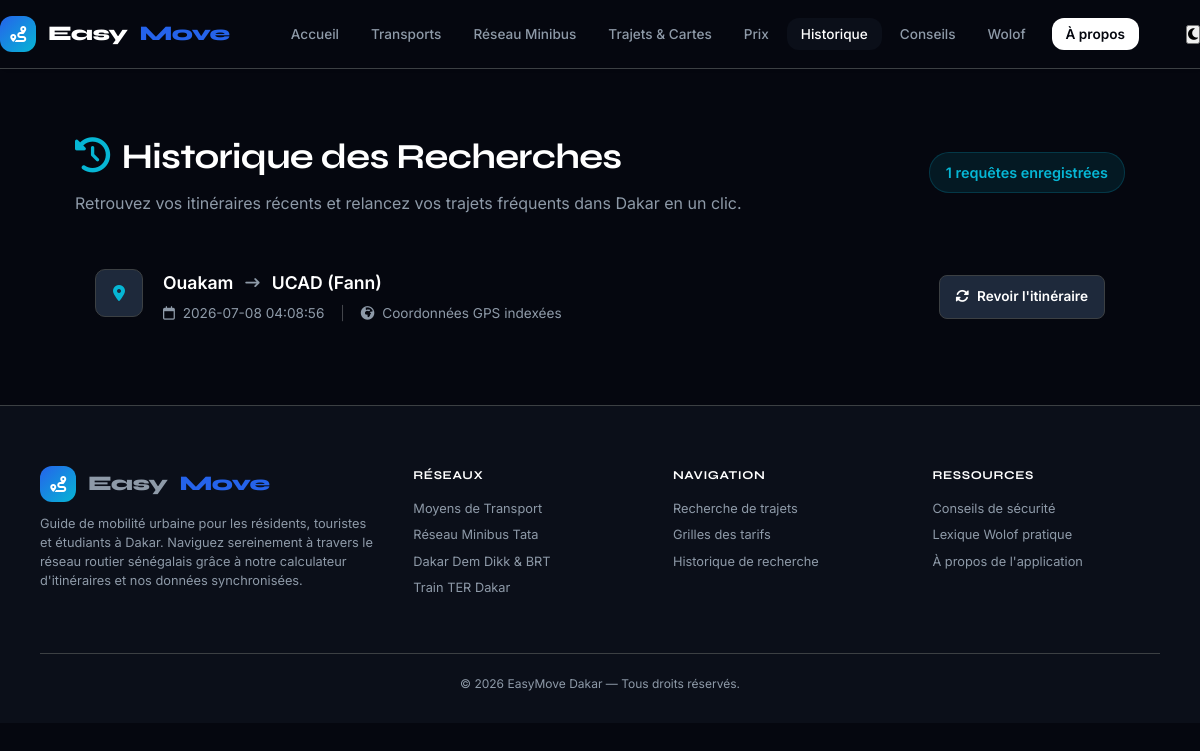
Page /historique on the earlier database version.
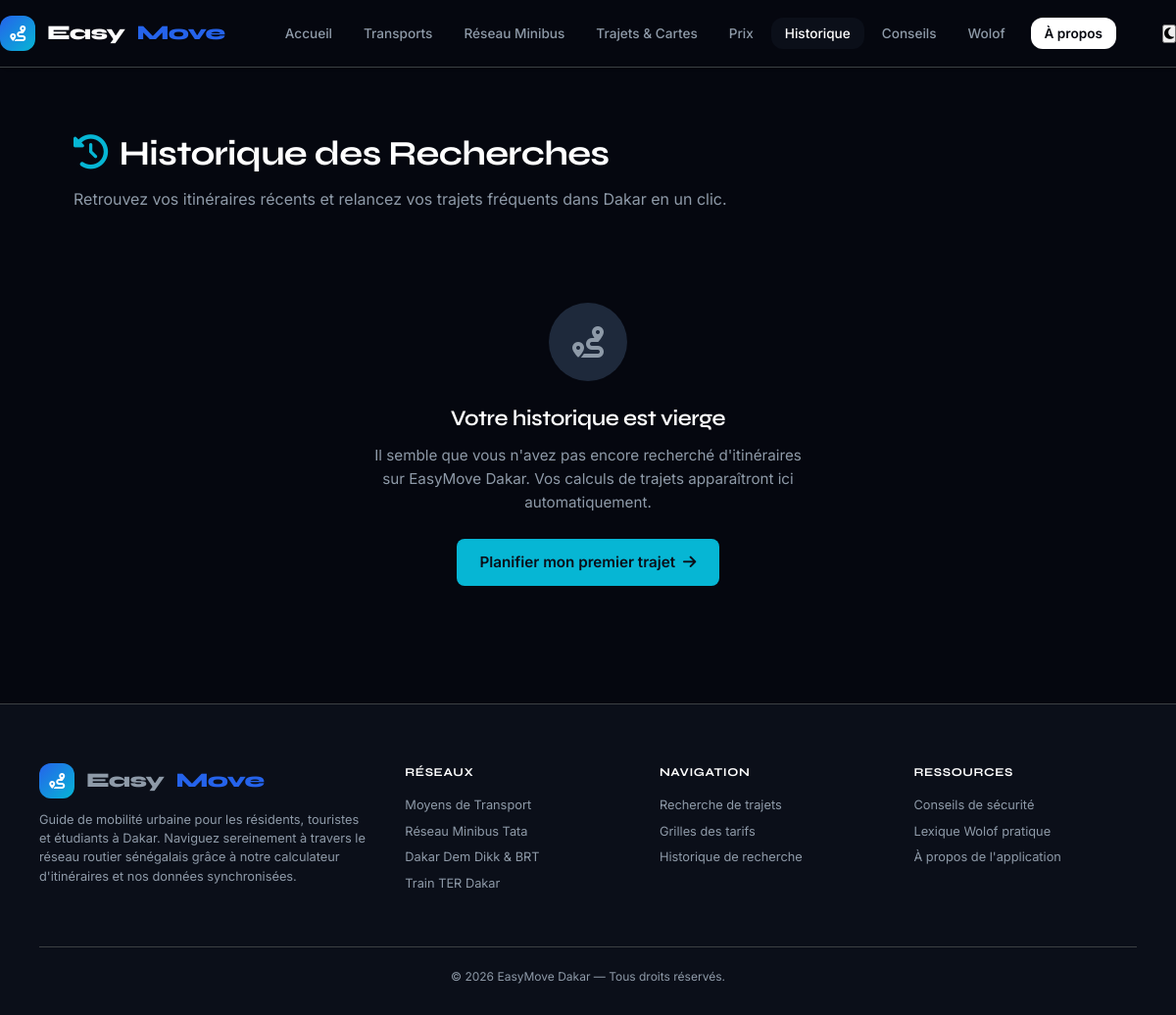
Same page on the later database version.
### tables this page shows
CREATE TABLE historique_recherches (
    id_historique       INTEGER PRIMARY KEY AUTOINCREMENT,
    adresse_depart      TEXT NOT NULL,
    adresse_arrivee     TEXT NOT NULL,
    lat_depart          REAL,
    lng_depart          REAL,
    lat_arrivee         REAL,
    lng_arrivee         REAL,
    date_recherche      DATETIME DEFAULT CURRENT_TIMESTAMP
);

### app.py (the view)
@app.route("/historique")
def historique():
    return render_template(
        "historique.html",
        historique=database.get_historique_recent(limite=50),
        active_page="historique"
    )

### database.py (called while the page is built)
def get_connection():
    conn = sqlite3.connect(DB_PATH)
    conn.row_factory = sqlite3.Row
    conn.execute("PRAGMA foreign_keys = ON")
    return conn

def get_historique_recent(limite=10):
    conn = get_connection()
    try:
        historique = conn.execute("""
            SELECT * FROM historique_recherches
            ORDER BY date_recherche DESC
            LIMIT ?
        """, (limite,)).fetchall()
    except sqlite3.OperationalError:
        historique = []
    conn.close()
    return historique

### templates/historique.html (shortened to what this page needs)
{% extends "base.html" %}
{% block content %}
<div class="container" style="padding: 40px 0; max-width: 1050px;">
    <div style="margin-bottom: 32px; display: flex; justify-content: space-between; align-items: center; flex-wrap: wrap; gap: 16px;">
        <div>
            <h1 style="font-size: 2.2rem; font-family: 'Syne', sans-serif; font-weight: 700; margin: 0; color: #FFF;">
                <i class="fa-solid fa-clock-rotate-left" style="color: var(--accent-cyan); margin-right: 12px;"></i>Historique des Recherches
            </h1>
            <p style="color: var(--text-muted); margin: 6px 0 0 0; font-size: 1rem;">
                Retrouvez vos itinéraires récents et relancez vos trajets fréquents dans Dakar en un clic.
            </p>
        </div>
        {% if historique|length > 0 %}
        <span style="background: rgba(6, 182, 212, 0.1); color: var(--accent-cyan); font-weight: 600; padding: 8px 16px; border-radius: 20px; font-size: 0.9rem; border: 1px solid rgba(6, 182, 212, 0.2);">
            {{ historique|length }} requêtes enregistrées
        </span>
        {% endif %}
    </div>
    {% if historique|length == 0 %}
    <div class="bento-card" style="text-align: center; padding: 60px 20px;">
        <div style="width: 80px; height: 80px; background: #1E293B; border-radius: 50%; display: flex; align-items: center; justify-content: center; margin: 0 auto 20px auto;">
            <i class="fa-solid fa-route" style="font-size: 2rem; color: var(--text-muted);"></i>
        </div>
        <h2 style="font-size: 1.4rem; font-weight: 600; margin-bottom: 8px; color: #FFF;">Votre historique est vierge</h2>
        <p style="color: var(--text-muted); max-width: 450px; margin: 0 auto 24px auto; font-size: 0.95rem; line-height: 1.6;">
            Il semble que vous n'avez pas encore recherché d'itinéraires sur EasyMove Dakar. Vos calculs de trajets apparaîtront ici automatiquement.
        </p>
        <a href="{{ url_for('trajets') }}" class="cta-button" style="display: inline-flex; align-items: center; gap: 8px; text-decoration: none; background: var(--accent-cyan); color: #0B0F19; padding: 12px 24px; border-radius: 8px; font-weight: 600; font-size: 0.95rem;">
            Planifier mon premier trajet <i class="fa-solid fa-arrow-right"></i>
        </a>
    </div>
    {% else %}
    <div style="display: flex; flex-direction: column; gap: 16px;">
        {% for item in historique %}
        <div class="bento-card" style="padding: 20px; transition: transform 0.2s, border-color 0.2s; display: grid; grid-template-columns: 1fr auto; align-items: center; gap: 20px;">
            <div style="display: flex; align-items: flex-start; gap: 20px;">
                <div style="background: #1E293B; border: 1px solid var(--border-color); width: 48px; height: 48px; border-radius: 10px; display: flex; align-items: center; justify-content: center; flex-shrink: 0; color: var(--text-muted);">
                    <i class="fa-solid fa-location-dot" style="color: var(--accent-cyan);"></i>
                </div>
                <div style="display: flex; flex-direction: column; gap: 6px;">
                    <div style="display: flex; align-items: center; gap: 12px; flex-wrap: wrap;">
                        <span style="font-weight: 600; font-size: 1.1rem; color: #FFF;">{{ item.adresse_depart }}</span>
                        <i class="fa-solid fa-arrow-right-long" style="color: var(--text-muted); font-size: 0.9rem;"></i>
                        <span style="font-weight: 600; font-size: 1.1rem; color: var(--accent-emerald);">{{ item.adresse_arrivee }}</span>
                    </div>
                    <div style="display: flex; align-items: center; gap: 16px; font-size: 0.85rem; color: var(--text-muted);">
                        <span>
                            <i class="fa-regular fa-calendar" style="margin-right: 4px;"></i> {{ item.date_recherche }}
                        </span>
                        {% if item.lat_depart and item.lat_arrivee %}
                        <span style="color: rgba(255,255,255,0.25);">|</span>
                        <span>
                            <i class="fa-solid fa-earth-africa" style="margin-right: 4px;"></i> Coordonnées GPS indexées
                        </span>
                        {% endif %}
                    </div>
                </div>
            </div>
            <div style="display: flex; align-items: center; gap: 12px;">
                <a href="{{ url_for('trajets') }}?auto_depart={{ item.adresse_depart }}&auto_arrivee={{ item.adresse_arrivee }}"
                   title="Relancer cette recherche d'itinéraire"
                   style="background: #1E293B; border: 1px solid var(--border-color); color: #FFF; padding: 10px 16px; border-radius: 8px; font-weight: 600; font-size: 0.85rem; text-decoration: none; display: flex; align-items: center; gap: 8px; transition: all 0.2s;">
                    <i class="fa-solid fa-rotate"></i> Revoir l'itinéraire
                </a>
            </div>
        </div>
        {% endfor %}
    </div>
    {% endif %}
</div>
{% endblock %}

### templates/base.html (shortened to what this page needs)
<!DOCTYPE html>
<html lang="fr">
<head>
    <link rel="stylesheet" href="https://cdnjs.cloudflare.com/ajax/libs/font-awesome/6.4.0/css/all.min.css">
    <link rel="stylesheet" href="https://unpkg.com/leaflet@1.9.4/dist/leaflet.css"
 />
    <link rel="stylesheet" href="{{ url_for('static', filename='css/style.css') }}">
</head>
<body class = dark-mode>
    <nav class="navbar">
        <div class="navbar-inner">
            <a href="{{ url_for('accueil') }}" class="logo">
                <div class="logo-icon"><i class="fa-solid fa-route"></i></div>
                Easy<em>Move</em>
            </a>
            <ul class="nav-links">
                <li><a href="{{ url_for('accueil') }}" class="{{ 'active' if active_page == 'accueil' }}">Accueil</a>
                </li>
                <li><a href="{{ url_for('transports') }}"
                        class="{{ 'active' if active_page == 'transports' }}">Transports</a></li>
                <li><a href="{{ url_for('minibus') }}" class="{{ 'active' if active_page == 'minibus' }}">Réseau
                        Minibus</a></li>
                <li><a href="{{ url_for('trajets') }}" class="{{ 'active' if active_page == 'trajets' }}">Trajets &amp;
                        Cartes</a></li>
                <li><a href="{{ url_for('prix') }}" class="{{ 'active' if active_page == 'prix' }}">Prix</a></li>
                <li><a href="{{ url_for('historique') }}"
                        class="{{ 'active' if active_page == 'historique' }}">Historique</a></li>
                <li><a href="{{ url_for('conseils') }}" class="{{ 'active' if active_page == 'conseils' }}">Conseils</a>
                </li>
                <li><a href="{{ url_for('wolof') }}" class="{{ 'active' if active_page == 'wolof' }}">Wolof</a></li>
                <li><a href="{{ url_for('apropos') }}" class="nav-cta {{ 'active' if active_page == 'apropos' }}">À
                        propos</a></li>
            </ul>
            <button id="theme-toggle" class="nav-cta" style="cursor:pointer;">
                <i class="fa-solid fa-moon"></i>
            </button>
        </div>
    </nav>
    <main class="main-content">
        {% block content %}{% endblock %}
    </main>
    <footer>
        <div class="container">
            <div class="footer-grid">
                <div class="footer-brand">
                    <div class="logo">
                        <div class="logo-icon"><i class="fa-solid fa-route"></i></div>
                        Easy<em>Move</em>
                    </div>
                    <p>Guide de mobilité urbaine pour les résidents, touristes et étudiants à Dakar. Naviguez
                        sereinement à travers le réseau routier sénégalais grâce à notre calculateur d'itinéraires et
                        nos données synchronisées.</p>
                </div>
                <div class="footer-col">
                    <h4>Réseaux</h4>
                    <a href="{{ url_for('transports') }}">Moyens de Transport</a>
                    <a href="{{ url_for('minibus') }}">Réseau Minibus Tata</a>
                    <a href="{{ url_for('transports') }}">Dakar Dem Dikk &amp; BRT</a>
                    <a href="{{ url_for('transports') }}">Train TER Dakar</a>
                </div>
                <div class="footer-col">
                    <h4>Navigation</h4>
                    <a href="{{ url_for('trajets') }}">Recherche de trajets</a>
                    <a href="{{ url_for('prix') }}">Grilles des tarifs</a>
                    <a href="{{ url_for('historique') }}">Historique de recherche</a>
                </div>
                <div class="footer-col">
                    <h4>Ressources</h4>
                    <a href="{{ url_for('conseils') }}">Conseils de sécurité</a>
                    <a href="{{ url_for('wolof') }}">Lexique Wolof pratique</a>
                    <a href="{{ url_for('apropos') }}">À propos de l'application</a>
                </div>
            </div>
            <div class="footer-bottom">
                <span>&copy; 2026 EasyMove Dakar — Tous droits réservés.</span>
            </div>
        </div>
    </footer>
</body>
</html>

### static/css/style.css (style rules this page uses)
:root { --bg-primary: #05070f; --bg-secondary: #0b0f19; --fond-carte: rgba(13, 20, 35, 0.65); --text-main: #ffffff; --text-muted: #8e9aa8; --accent: #ffffff; --border-color: #3c4043; --border-light: rgba(255, 255, 255, 0.07); --border-active: rgba(255, 255, 255, 0.2); --shadow: 0 4px 12px rgba(0, 0, 0, 0.3); --radius: 12px; --transition: all 0.2s ease; --accent-bleu: #2563eb; --accent-cyan: #06b6d4; --accent-vert: #10b981; --accent-jaune: #f5a623; --accent-rouge: #ef4444; }
*, *::before, *::after { box-sizing: border-box; margin: 0; padding: 0; }
html, body { background-color: var(--bg-primary); color: var(--text-main); font-family: 'Inter', sans-serif; line-height: 1.6; -webkit-font-smoothing: antialiased; min-height: 100vh; transition: background-color 0.2s, color 0.2s; }
a { color: inherit; text-decoration: none; transition: var(--transition); }
h1, h2, h3, h4 { font-family: 'Syne', sans-serif; letter-spacing: -0.02em; color: var(--text-main); }
.container { max-width: 1200px; margin: 0 auto; padding: 0 40px; }
.navbar { position: sticky; top: 0; z-index: 1000; background: var(--bg-primary); backdrop-filter: blur(20px); -webkit-backdrop-filter: blur(20px); border-bottom: 1px solid var(--border-color); box-shadow: 2px 0 10px rgba(0,0,0,0.02); }
.navbar-inner { display: flex; align-items: center; justify-content: space-between; padding: 16px 0; }
.logo { display: flex; align-items: center; gap: 12px; font-family: 'Syne', sans-serif; font-weight: 800; font-size: 1.3rem; letter-spacing: -0.5px; }
.logo-icon { width: 36px; height: 36px; background: linear-gradient(135deg, var(--accent-bleu), var(--accent-cyan)); border-radius: var(--radius); display: flex; align-items: center; justify-content: center; color: #FFFFFF; font-size: 1rem; }
.logo em, .logo span span { color: var(--accent-bleu); font-style: normal; }
.nav-links, .main-nav { display: flex; align-items: center; gap: 4px; list-style: none; }
.nav-links a, .main-nav a { padding: 8px 14px; border-radius: var(--radius); font-size: 0.85rem; font-weight: 500; color: var(--text-muted); transition: var(--transition); }
.nav-links a:hover, .nav-links a.active, .main-nav a:hover, .main-nav a.active { color: var(--text-main); background: var(--bg-secondary); }
.nav-links a.nav-cta { background: var(--accent); color: var(--bg-primary); font-weight: 600; margin-left: 8px; }
.main-content, .sidebar-content { padding: 20px; flex: 1; overflow-y: auto; }
footer { background: var(--bg-secondary); padding: 60px 0 30px; border-top: 1px solid var(--border-color); color: var(--text-muted); font-size: 0.85rem; }
.footer-grid { display: grid; grid-template-columns: 1.5fr 1fr 1fr 1fr; gap: 32px; margin-bottom: 48px; }
.footer-brand p { font-size: 0.8rem; margin-top: 12px; line-height: 1.5; }
.footer-col h4 { font-size: 0.75rem; text-transform: uppercase; color: var(--text-main); margin-bottom: 14px; letter-spacing: 0.05em; }
.footer-col a { display: block; font-size: 0.8rem; margin-bottom: 6px; color: var(--text-muted); }
.footer-bottom { border-top: 1px solid var(--border-color); padding-top: 20px; text-align: center; font-size: 0.75rem; }

Differences in the rows shown:
removed historique_recherches: adresse_depart "Ouakam", adresse_arrivee "UCAD (Fann)", date_recherche "2026-07-08 04:08:56", lat_depart 14.7167 (drawn)
Other differences:
{{ historique|length }}: "1" → (not shown)
text no longer shown: "requêtes enregistrées"
text now shown: "Votre historique est vierge Il semble que vous n'avez pas encore recherché d'itinéraires sur EasyMove Dakar. Vos calculs de trajets apparaîtront ici automatiquement. Planifier mon premier trajet"
